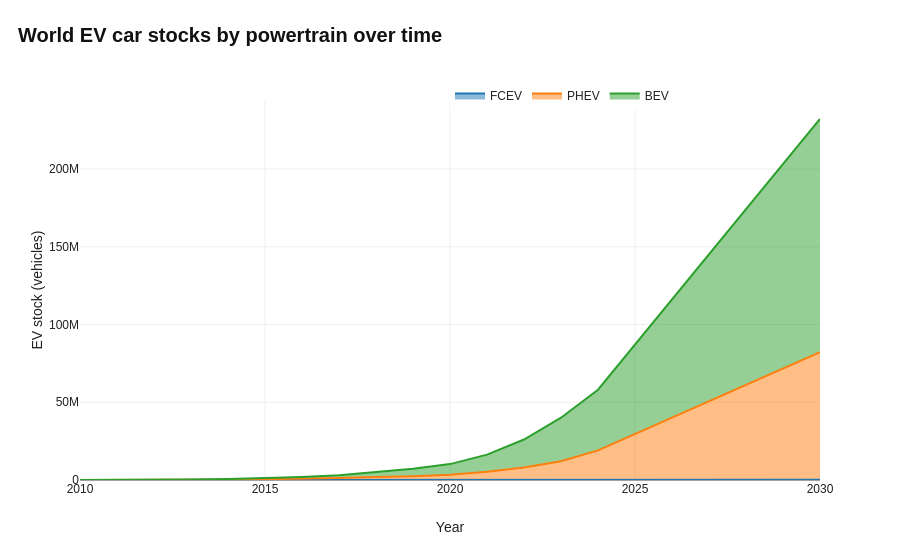

Notebook code for this chart:
### Code cell
nv_world = df[(df["agg_group"]=="World") & (df["parameter"]=="EV stock") & (df["mode"]=="Cars")]
nv_world_pt = nv_world.groupby(["year","powertrain"], as_index=False)["value"].sum()

fig1e = px.area(
    nv_world_pt.sort_values("year"), x="year", y="value", color="powertrain",
    category_orders={"powertrain": ["FCEV", "PHEV", "BEV"]},
    labels={"value":"EV stock (vehicles)","year":"Year","powertrain":"Powertrain"},
    title="<b>World EV car stocks by powertrain over time</b>",
)

fig1e.update_traces(hovertemplate="<b>%{fullData.name}</b><br>Year: %{x}<br>EV Stock: %{y:,.0f}<extra></extra>")
fig1e.update_layout(title=dict(x=0.02, y=0.95, xanchor="left", yanchor="top"),
                    legend=dict(title=None, orientation="h", x=0.5, y=1.05, xanchor="left", yanchor="top"))
fig1e.show()

### Figure 1 — Plotly figure (JSON) as saved in the notebook; plotly's stock layout.template omitted (floating-point values rounded to 4 significant figures)
{"data": [{"fillpattern": {"shape": ""}, "hovertemplate": "<b>%{fullData.name}</b><br>Year: %{x}<br>EV Stock: %{y:,.0f}<extra></extra>", "legendgroup": "FCEV", "line": {"color": "#1F77B4"}, "marker": {"symbol": "circle"}, "mode": "lines", "name": "FCEV", "orientation": "v", "showlegend": true, "stackgroup": "1", "type": "scatter", "x": [2010, 2011, 2012, 2013, 2014, 2015, 2016, 2017, 2018, 2019, 2020, 2021, 2022, 2023, 2024, 2030], "xaxis": "x", "y": [26.0, 26.0, 26.0, 27.0, 87.0, 810.0, 3100.0, 6800.0, 11000.0, 19000.0, 26000.0, 42000.0, 57000.0, 66000.0, 70000.0, 220000.0], "yaxis": "y"}, {"fillpattern": {"shape": ""}, "hovertemplate": "<b>%{fullData.name}</b><br>Year: %{x}<br>EV Stock: %{y:,.0f}<extra></extra>", "legendgroup": "PHEV", "line": {"color": "#FF7F0E"}, "marker": {"symbol": "circle"}, "mode": "lines", "name": "PHEV", "orientation": "v", "showlegend": true, "stackgroup": "1", "type": "scatter", "x": [2010, 2011, 2012, 2013, 2014, 2015, 2016, 2017, 2018, 2019, 2020, 2021, 2022, 2023, 2024, 2030], "xaxis": "x", "y": [400.0, 9500.0, 70000.0, 160000.0, 300000.0, 520000.0, 800000.0, 1200000.0, 1900000.0, 2400000.0, 3400000.0, 5300000.0, 8000000.0, 12000000.0, 19000000.0, 82000000.0], "yaxis": "y"}, {"fillpattern": {"shape": ""}, "hovertemplate": "<b>%{fullData.name}</b><br>Year: %{x}<br>EV Stock: %{y:,.0f}<extra></extra>", "legendgroup": "BEV", "line": {"color": "#2CA02C"}, "marker": {"symbol": "circle"}, "mode": "lines", "name": "BEV", "orientation": "v", "showlegend": true, "stackgroup": "1", "type": "scatter", "x": [2010, 2011, 2012, 2013, 2014, 2015, 2016, 2017, 2018, 2019, 2020, 2021, 2022, 2023, 2024, 2030], "xaxis": "x", "y": [20000.0, 58000.0, 120000.0, 230000.0, 410000.0, 730000.0, 1200000.0, 1900000.0, 3200000.0, 4800000.0, 6800000.0, 11000000.0, 18000000.0, 28000000.0, 39000000.0, 150000000.0], "yaxis": "y"}], "layout": {"legend": {"orientation": "h", "title": {}, "tracegroupgap": 0, "x": 0.5, "xanchor": "left", "y": 1.05, "yanchor": "top"}, "title": {"text": "<b>World EV car stocks by powertrain over time</b>", "x": 0.02, "xanchor": "left", "y": 0.95, "yanchor": "top"}, "xaxis": {"anchor": "y", "domain": [0, 1], "title": {"text": "Year"}}, "yaxis": {"anchor": "x", "domain": [0, 1], "title": {"text": "EV stock (vehicles)"}}}}
